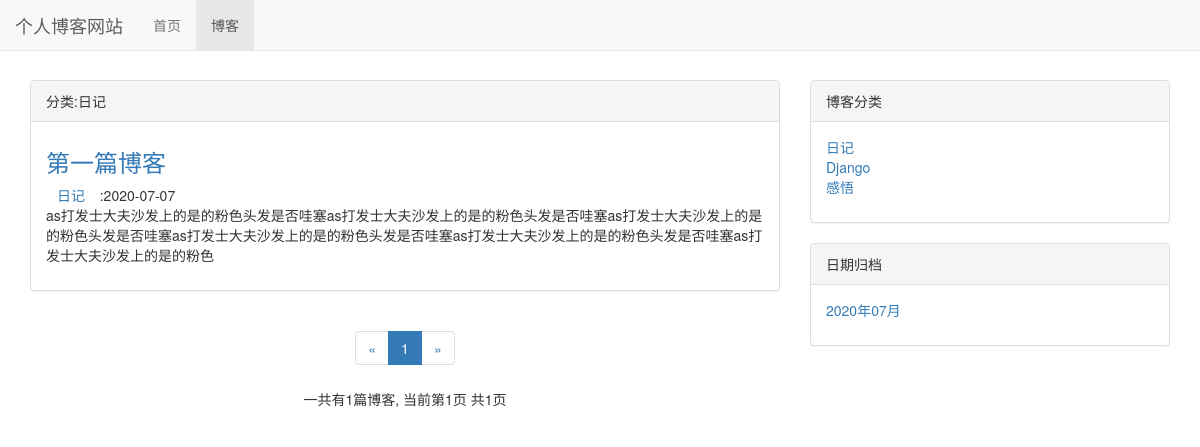
The page /blog/type/1 on the database its author committed.
### blog/models.py (models this page shows, shortened)
class BlogType(models.Model):
    type_name = models.CharField(max_length = 20)
    def __str__(self):
        return self.type_name

class Blog(models.Model):
    blog_type = models.ForeignKey(BlogType,on_delete=models.DO_NOTHING)
    title = models.CharField(max_length=50)
    content = models.TextField()
    author = models.ForeignKey(User,on_delete=models.DO_NOTHING,verbose_name='作者')
    created_time = models.DateTimeField(auto_now_add=True,verbose_name='创建日期')
    last_updated_time = models.DateTimeField(auto_now_add=True,verbose_name='更新日期')
    class Meta:
        ordering = ['created_time']

### blog/views.py (the view)
# urls.py: path('type/<int:blog_type_id>',views.blogs_with_type,name="blogs_with_type"),
def blogs_with_type(request,blog_type_id):
    blog_type = get_object_or_404(BlogType, id=blog_type_id)
    blogs_all_list = Blog.objects.filter(blog_type=blog_type)#具体分类 获取分类的所有文章列表
    context = get_blog_list_common_data(request,blogs_all_list)
    context['blog_type'] = blog_type
    return render_to_response('blog/blog_with_type.html', context)

### blog/templates/blog/blog_with_type.html (shortened to what this page needs)
{% extends 'blog/blog_list.html' %}
{% block blog_list_title %}分类:{{ blog_type.type_name }}
{% endblock %}

### blog/templates/blog/blog_list.html (shortened to what this page needs)
{% extends 'base.html' %}
{% load staticfiles %}
{% block nav_blog_active %}active{% endblock %}
{% block header_extends %}
<link rel="stylesheet" href="{% static 'blog/blog.css' %}">
{% endblock %}
{% block content %}
<div class="container">
    <div class="row">
        <div class="col-sm-8 col-md-8">
            <div class="panel panel-default">
                <div class="panel-heading">{% block blog_list_title %}{% endblock %}
                </div>
                <div class="panel-body">
                    {% for blog in blogs %}
                    <div class="blog">
                        <h3><a href="{% url '详情' blog.id %}">{{ blog.title }}</a></h3>
                        <p class="blog-info">
                            <span class="glyphicon glyphicon-th-list"></span><a
                                href="{% url 'blogs_with_type' blog.blog_type.id %}">{{ blog.blog_type }}</a>
                            <span class="glyphicon glyphicon-dashboard"></span>:{{ blog.created_time|date:"Y-m-d" }}
                        </p>
                        <p>{{ blog.content|truncatechars:120}}</p>
                    </div>
                    {% empty %}
                    <div class="blog">
                        <h3>-- 暂无博客 敬请期待 --</h3>
                    </div>
                    {% endfor %}
                </div>
            </div>
            <div class="paginator">
                <ul class="pagination">
                    <li>
                        {% if page_of_blogs.has_previous %}
                        <a href="?page={{ page_of_blogs.previous_page_number }}" aria-label="Previous">
                            <span aria-hidden="true">&laquo;</span>
                        </a>
                        {% else %}
                        <span aria-hidden="true">&laquo;</span>
                        {% endif %}
                    </li>
                    {% for page_num in page_range %}
                        {% if page_num == page_of_blogs.number %}
                            <li class="active"><span>{{ page_num }}</span></li>
                        {% endif %}
                    {% endfor %}
                    <li>
                        {% if page_of_blogs.has_next %}
                        <a href="?page={{ page_of_blogs.next_page_number }}" aria-label="Next">
                            <span aria-hidden="true">&raquo;</span>
                        </a>
                        {% else %}
                        <span aria-hidden="true">&raquo;</span>
                        {% endif %}
                    </li>
                </ul>
                <p>一共有{{page_of_blogs.paginator.count}}篇博客,
                    当前第{{ page_of_blogs.number }}页
                    共{{ page_of_blogs.paginator.num_pages }}页
                </p>
            </div>
        </div>
        <div class="col-sm-4 col-md-4">
            <div class="panel panel-default">
                <div class="panel-heading">博客分类</div>
                <div class="panel-body">
                    <ul class="blog-types">
                        {% for blog_type in blog_types %}
                        <li><a href="{% url 'blogs_with_type' blog_type.id %}">{{ blog_type.type_name }}</a></li>
                        {% empty %}
                        <li>暂无分类</li>
                        {% endfor %}
                    </ul>
                </div>
            </div>
            <div class="panel panel-default">
                <div class="panel-heading">日期归档</div>
                <div class="panel-body">
                    <ul>
                        {% for blog_date in blog_dates %}
                            <li>
                                <a href="{% url 'blogs_with_date' blog_date.year blog_date.month%}">{{ blog_date|date:"Y年m月" }}</a>
                            </li>
                        {% endfor %}
                    </ul>
                </div>
            </div>
        </div>
    </div>
</div>
{% endblock %}

### static/base.css (style rules this page uses)
* { margin: 0; padding: 0; }
body { margin-top:80px!important; }
ul { list-style-type:none; }

### blog/static/blog/blog.css (style rules this page uses)
ul.blog-types { list-style-type:none; }
div.blog h3 { margin-top: 0.5em; }
div.blog p.blog-info { margin-bottom:0; }
div.paginator { text-align:center; }

### rows shown on the page
BlogType: type_name "日记"
Blog: title "第一篇博客", blog_type "日记", created_time "2020-07-07", content "as打发士大夫沙发上的是的粉色头发是否哇塞as打发士大夫沙发上的是的粉色头发是否哇塞as打发士大夫沙发上的是的粉色头发是否哇塞as打发士大夫沙发上的是的粉色头发是否哇塞as打发士大夫沙发上的是的粉色头发是否哇塞as打发士大夫沙发上的是的粉色"
BlogType: type_name "Django"
BlogType: type_name "感悟"

### other values the page prints
{{ page_num }} "1"
{{ page_of_blogs.paginator.count }} "1"
{{ page_of_blogs.number }} "1"
{{ page_of_blogs.paginator.num_pages }} "1"
{{ blog_date|date:"Y年m月" }} "2020年07月"
